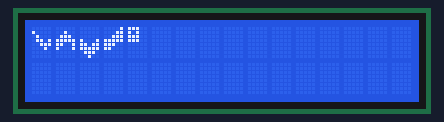
The sketch below on a simulated Arduino Uno, built with avr-gcc and run on an emulated ATmega328P. Shown: 16×2 character LCD.

Above: at 0.1 s.
At 5.1 s:
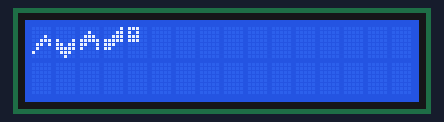

The sketch:

Ex.1.ino
```cpp
#include <LiquidCrystal.h>
LiquidCrystal lcd(7,6,5,4,3,2);

byte cauda1[8] ={
  B00000,
  B10000,
  B01000,
  B01101,
  B00111,
  B00010,
  B00000,
  B00000};

byte cauda2[8] ={
  B00000,
  B00000,
  B00010,
  B00111,
  B01101,
  B01000,
  B10000,
  B00000};

byte FLECHAcima[8] ={
  B00000,
  B00100,
  B01110,
  B11111,
  B11001,
  B10001,
  B00000,
  B00000};
byte FLECHAbaixo[8] ={
  B00000,
  B00000,
  B00000,
  B10001,
  B11011,
  B11111,
  B01110,
  B00100};

byte pescoco[8]= {
  B00001,
  B00011,
  B00111,
  B11111,
  B11100,
  B11000,
  B00000,
  B00000};

byte cabeca[8] ={
  B11100,
  B10100,
  B11100,
  B11100,
  B00000,
  B00000,
  B00000,
  B00000};
void setup() {

  lcd.begin(16,2);
  lcd.createChar(1, cauda1);
  lcd.createChar(2, cauda2);
  lcd.createChar(3, FLECHAcima);
  lcd.createChar(4, FLECHAbaixo);
  lcd.createChar(5, pescoco);
  lcd.createChar(6, cabeca);

}

void loop() {

   lcd.setCursor(0,0);

  lcd.write(1);
  lcd.write(3);
  lcd.write(4);
  lcd.write(5);
  lcd.write(6);

  delay(5000);
  lcd.clear();
  lcd.setCursor(0,0);

  lcd.write(2);
  lcd.write(4);
  lcd.write(3);
  lcd.write(5);
  lcd.write(6);


  delay(5000);
  lcd.clear();

}
```

Measured:
- what the display in image 1 shows lasts 5.0 s, from 5.1 s to 10.1 s
